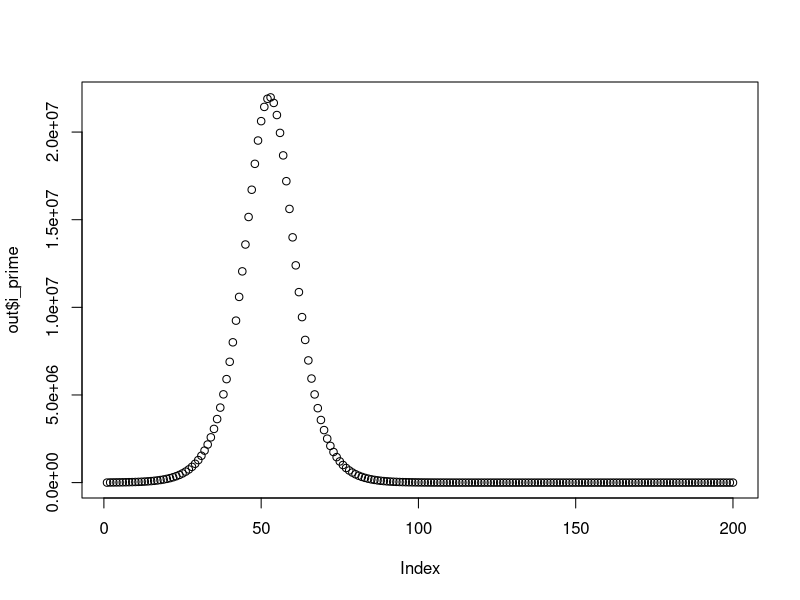
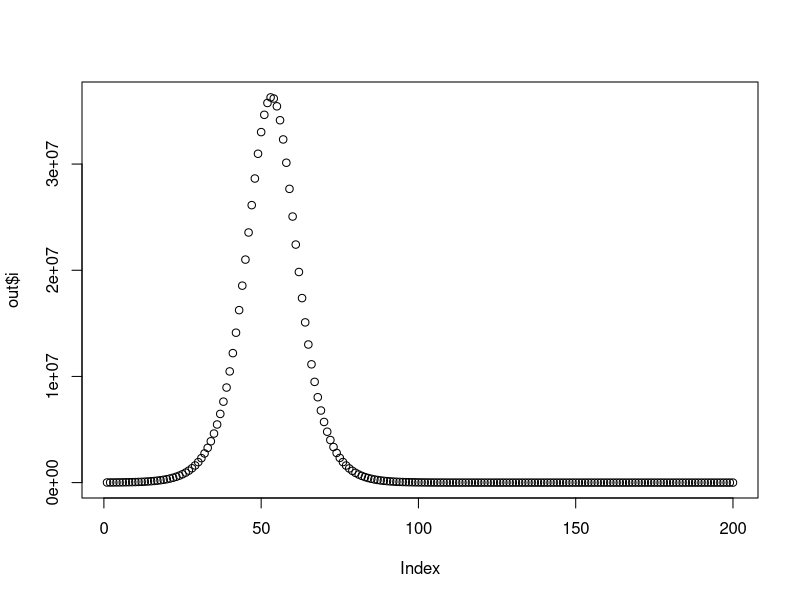
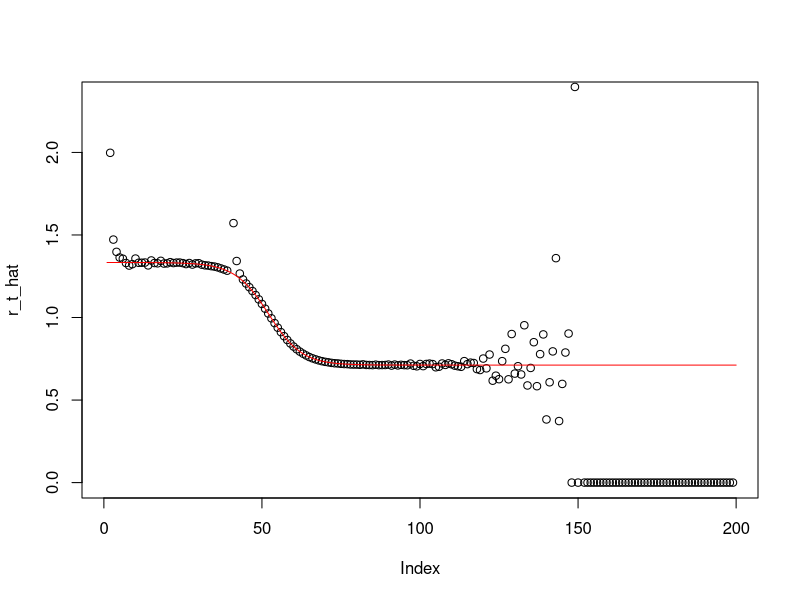

Write the R code that produced these figures, in order.
## deterministic

parameters <- c(beta=.8,gamma=.6 )
simulate_discrete <- function(t,parameters){
  i_prime <- c(1)
  i_prime_observed <- c(1)
  s <- c(1000000000)
  i <- c(10000)
  for (t_ in 2:t){
    i_prime <- c(i_prime,parameters[1]*(s[t_-1]/s[1])*i[t_-1])
    s <- c(s,max(s[t_-1] - i_prime[t_],0))
    i <- c(i,i[t_-1] + i_prime[t_] - parameters[2]*i[t_-1])
    if (i_prime[t_] > 0){
      i_prime_observed[t_] <- rbinom(n=1,size=round(i_prime[t_]),prob=c(rep(.3,40),rep(.7,160))[t_])
    } else{
      i_prime_observed[t_] <-  0
      
    }
  }
  ret_df <- data.frame(i_prime=i_prime,s=s,i=i,i_prime_observed)
  return (ret_df)
} 
out <- simulate_discrete(200,parameters)
plot(out$i_prime)
plot(out$i)




cori_estimator <- function(I_prime,parameters){
  r_t <-c()
  for (t in 2:length(I_prime)){
    p_sum <-0 
    for (i in 1:(t-1)){
      p_sum <-p_sum + I_prime[t-i]*parameters[2]*(1-parameters[2])**(i-1)
    }
    r_t <- c(r_t,I_prime[t]/p_sum)
  }
  return (r_t)
}


r_t_hat <- cori_estimator(out$i_prime_observed,parameters)
plot(r_t_hat,ylim=c(0,parameters[1]/parameters[2]+1))
lines(parameters[1]/parameters[2]*out$s/out$s[1],col='red')


